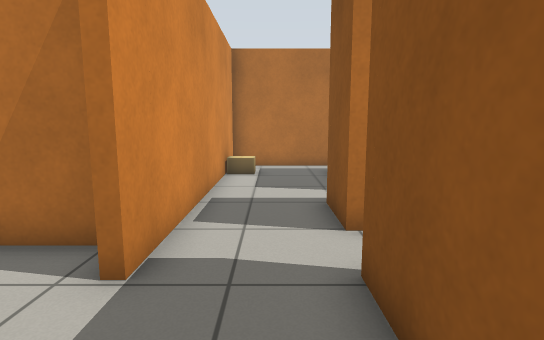
[1] (above)

19 first-person views from a walk through a Gazebo world. The camera is 0.91 m above the floor, tilts 8° down and sees 80° across. The floor is counted in squares, 0.5 m on a side. Each view is taken from the middle of a square. On the plan, view 1 faces up. The plan holds only what a view shows up to about 17 squares ahead; the rest is blank. Simple shapes stand in for some stock models.

[2]
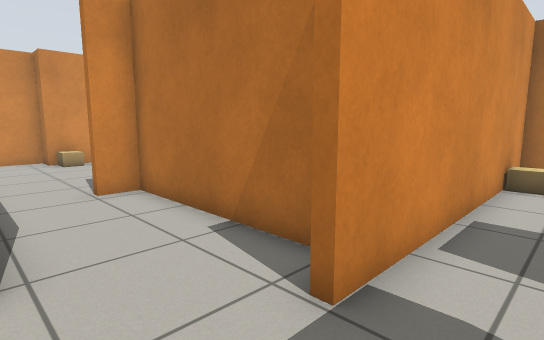

[3]
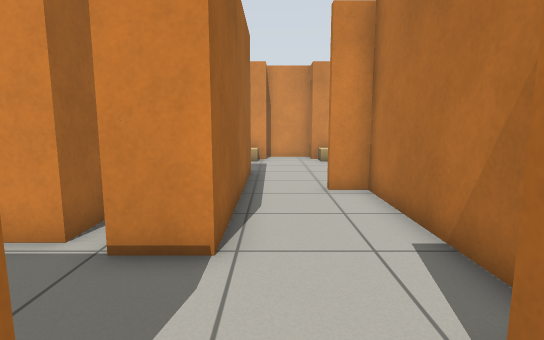

[4]
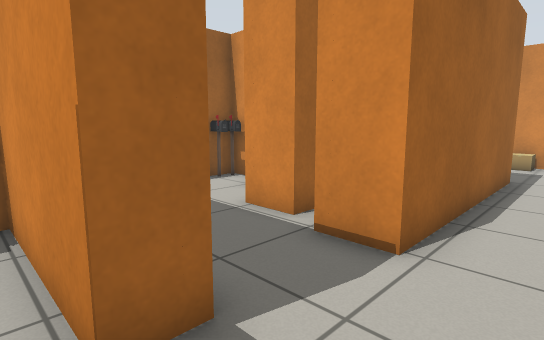

[5]
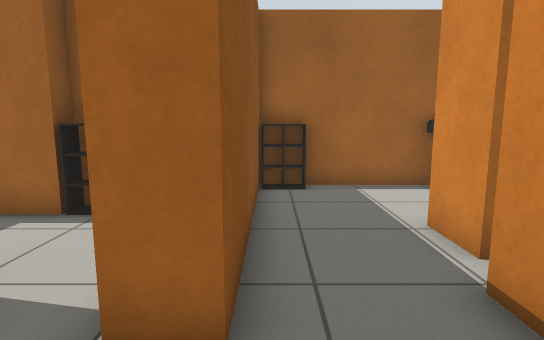

[6]
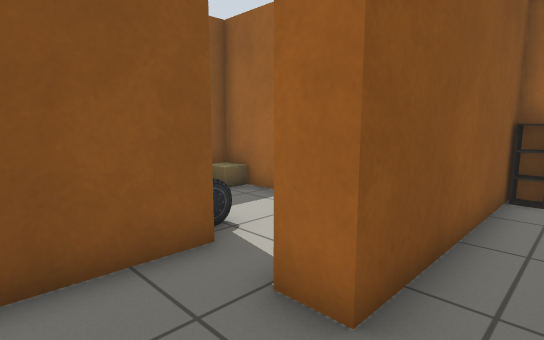

[7]
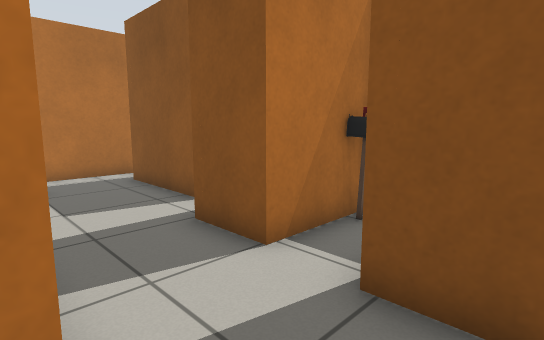

[8]
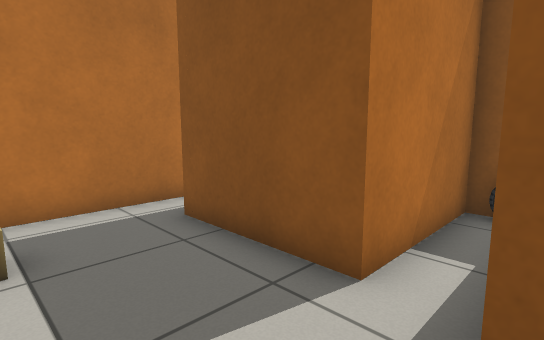

[9]
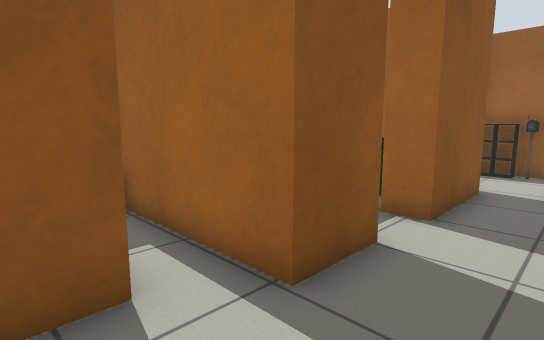

[10]
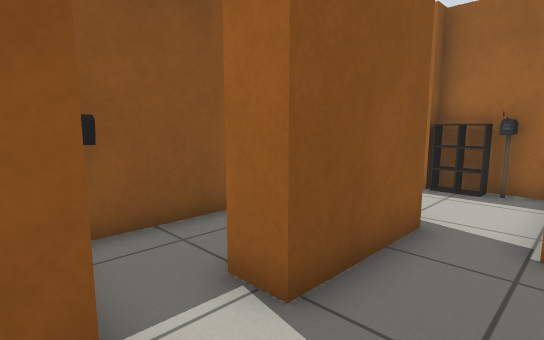

[11]
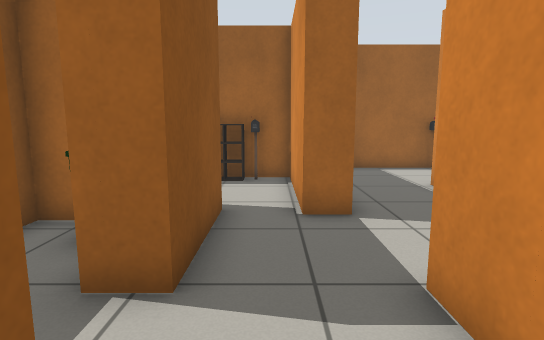

[12]
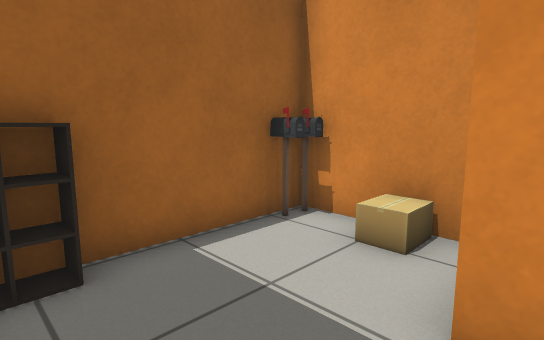

[13]
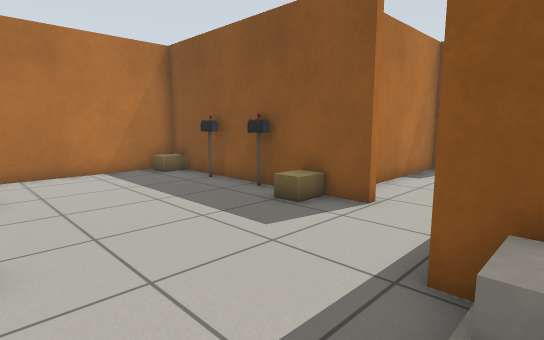

[14]
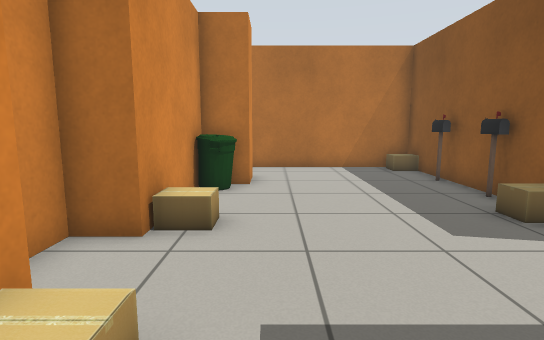

[15]
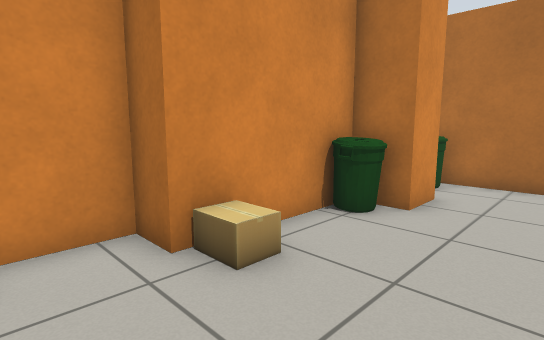

[16]
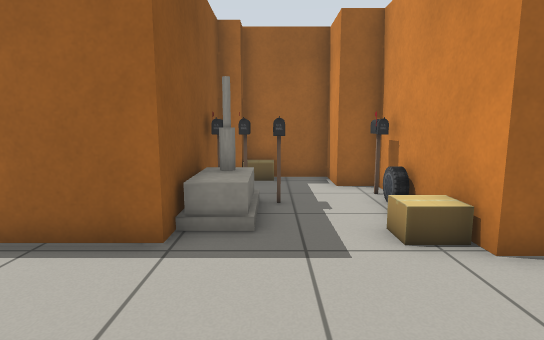

[17]
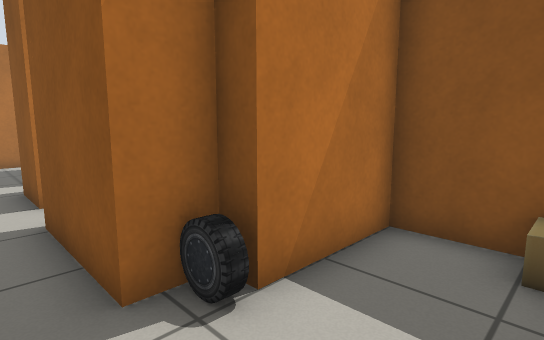

[18]
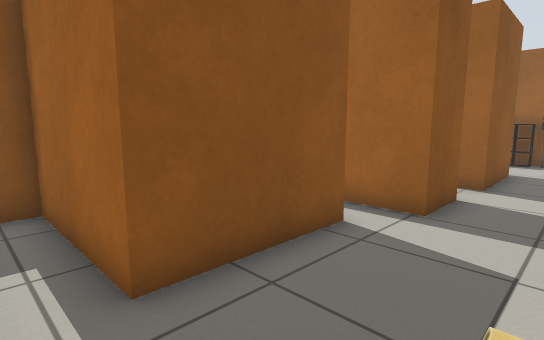

[19]
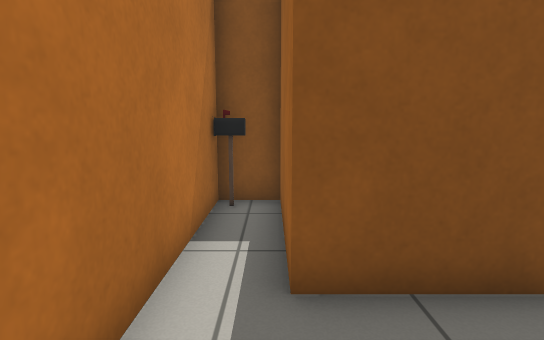

### Floor plan
Ten units are one square. View 1 is at (0, 0); x grows to the right and y downward. Boxes are objects, and circles mark ways between rooms. Rooms are numbered by the first view taken in them; rooms with no view inside come last. Other rooms are left out.
<svg viewBox="-188 -150 260 221">
<path fill="none" stroke="#000" d="M-48 12 -48 28M-86 -12 -43 -12 -43 4M-75 33 -75 66 -16 66 -16 -6 -6 -6 -6 4M11 -2 11 -37M-20 -47 -89 -47 -89 -35M-17 -56 -17 -36 -21 -36M-30 60 -16 60M13 -54 13 -74 61 -74M65 -83 65 -88 23 -88 23 -128 67 -128 67 -143 -17 -143 -17 -56M-171 24 -171 34 -159 34 -159 52 -130 52 -130 45 -123 45 -123 -12M-157 -104 -157 -88 -171 -88 -171 -41 -183 -41 -183 -22M-92 -35 -92 -128 -165 -128M-123 -12 -86 -12M15 34 55 34 55 5 24 5M14 41 23 41 23 32M15 -2 11 -2M-6 4 -6 41 5 41M15 40 15 34"/>
<rect x="-75" y="55" width="10" height="10" fill="#bbb"><title>postbox</title></rect>
<rect x="-75" y="35" width="10" height="10" fill="#bbb"><title>cardboard box</title></rect>
<rect x="-15" y="-125" width="10" height="10" fill="#bbb"><title>cardboard box</title></rect>
<rect x="55" y="-85" width="10" height="10" fill="#bbb"><title>other object</title></rect>
<rect x="55" y="-145" width="10" height="10" fill="#bbb"><title>postbox</title></rect>
<rect x="-175" y="15" width="10" height="10" fill="#bbb"><title>postbox</title></rect>
<rect x="-175" y="5" width="10" height="10" fill="#bbb"><title>car</title></rect>
<rect x="-145" y="45" width="10" height="10" fill="#bbb"><title>cardboard box</title></rect>
<rect x="-145" y="5" width="10" height="10" fill="#bbb"><title>postbox</title></rect>
<rect x="-135" y="15" width="10" height="10" fill="#bbb"><title>postbox</title></rect>
<rect x="-135" y="-5" width="10" height="20" fill="#bbb"><title>house</title></rect>
<rect x="-175" y="-15" width="20" height="10" fill="#bbb"><title>cardboard box</title></rect>
<rect x="-175" y="-55" width="20" height="10" fill="#bbb"><title>cardboard box</title></rect>
<rect x="-175" y="-85" width="20" height="10" fill="#bbb"><title>bin</title></rect>
<rect x="-175" y="-125" width="20" height="10" fill="#bbb"><title>bin</title></rect>
<rect x="-105" y="-55" width="10" height="10" fill="#bbb"><title>cardboard box</title></rect>
<rect x="-105" y="-75" width="10" height="10" fill="#bbb"><title>postbox</title></rect>
<rect x="-105" y="-95" width="10" height="10" fill="#bbb"><title>postbox</title></rect>
<rect x="-105" y="-125" width="10" height="10" fill="#bbb"><title>cardboard box</title></rect>
<rect x="5" y="35" width="10" height="10" fill="#bbb"><title>postbox</title></rect>
<rect x="15" y="-5" width="10" height="10" fill="#bbb"><title>car</title></rect>
<rect x="45" y="25" width="10" height="10" fill="#bbb"><title>cardboard box</title></rect>
<circle cx="0" cy="-65" r="3" fill="#2a7"/>
<circle cx="-90" cy="-25" r="3" fill="#2a7"/>
<circle cx="0" cy="0" r="3" fill="#2a7"/>
<circle cx="-150" cy="-10" r="3" fill="#2a7"/>
<text x="-40" y="0">1</text>
<text x="10" y="-100">2</text>
<text x="-160" y="30">3</text>
<text x="-140" y="-70">4</text>
<text x="20" y="20">5</text>
</svg>
Room 1 opens to room 2. Room 1 opens to room 4. Room 1 opens to room 5. Room 3 opens to room 4.

Where each view was taken, in squares from view 1:
view 1: 0 up, 0 right, facing up
view 2: 1 up, 0 right, facing up-left
view 3: 2 up, 0 right, facing left
view 4: 3 up, 0 right, facing down-left
view 5: 3 up, 2 left, facing down
view 6: 3 up, 3 left, facing down-right
view 7: 2 up, 2 left, facing up-right
view 8: 7 up, 1 left, facing up-right
view 9: 10 up, 1 left, facing down-right
view 10: 6 up, 1 left, facing down-right
view 11: 7 up, 0 right, facing down
view 12: 2 down, 2 left, facing down-left
view 13: 0 up, 16 left, facing up-right
view 14: 1 down, 15 left, facing up
view 15: 2 up, 13 left, facing up-left
view 16: 6 up, 14 left, facing down
view 17: 3 down, 0 right, facing up-right
view 18: 14 up, 1 left, facing down-right
view 19: 13 up, 1 left, facing right
